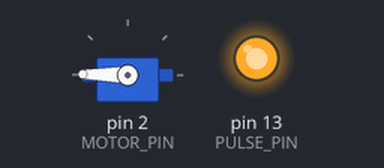
Bench run of a sketch on a simulated Arduino Uno, built with avr-gcc and run on an emulated ATmega328P. On the bench: servo, output pins drawn as LEDs (lit = HIGH).

Above: at 1.1 s.
At 2.1 s:
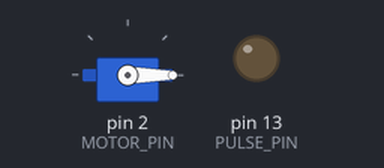
Timing chart, 0 to 3.6 s (numbered marks = the images above):
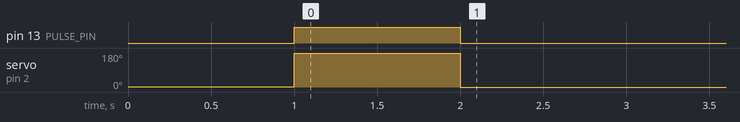

Measured:
- by itself, servo on pin 2 (MOTOR_PIN): 1° → 179° at 1.0 s, → 0° 1.0 s later

The sketch:

StepResponse.ino
```cpp
// Author : Yoovraj Shinde

#include<Servo.h>
int MOTOR_PIN=2;
int PULSE_PIN=13;

Servo s1;
void setup() {
  // put your setup code here, to run once:
  Serial.begin(9600);
  pinMode(PULSE_PIN, OUTPUT);
  pinMode(PULSE_PIN, OUTPUT);
  s1.attach(MOTOR_PIN);

  digitalWrite(PULSE_PIN,0);
  s1.write(1);
  delay(1000);
  digitalWrite(PULSE_PIN,1);
  s1.write(179);
  delay(1000);
  digitalWrite(PULSE_PIN,0);
  s1.write(0);
}

void loop() {
}
```
